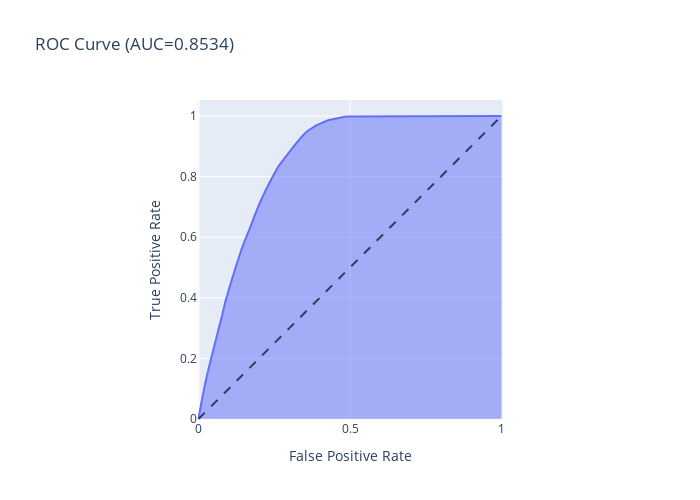

The code cell stored with this chart in its notebook:
### Code cell
plot_roc(xgb_model,x_test,y_test)

### Figure 1 — Plotly figure (JSON) as saved in the notebook; plotly's stock layout.template omitted (floating-point values rounded to 4 significant figures; data arrays with more than 128 entries replaced by an {"elided": "..."} marker saying what was removed)
{"data": [{"hovertemplate": "False Positive Rate=%{x}<br>True Positive Rate=%{y}<extra></extra>", "legendgroup": "", "line": {"color": "#636efa"}, "marker": {"symbol": "circle"}, "mode": "lines", "name": "", "orientation": "v", "showlegend": false, "stackgroup": "1", "type": "scatter", "x": {"elided": "7712 float values"}, "xaxis": "x", "y": {"elided": "7712 float values"}, "yaxis": "y"}], "layout": {"height": 500, "legend": {"tracegroupgap": 0}, "shapes": [{"line": {"dash": "dash"}, "type": "line", "x0": 0, "x1": 1, "y0": 0, "y1": 1}], "title": {"text": "ROC Curve (AUC=0.8534)"}, "width": 700, "xaxis": {"anchor": "y", "constrain": "domain", "domain": [0, 1], "title": {"text": "False Positive Rate"}}, "yaxis": {"anchor": "x", "domain": [0, 1], "scaleanchor": "x", "scaleratio": 1, "title": {"text": "True Positive Rate"}}}}
